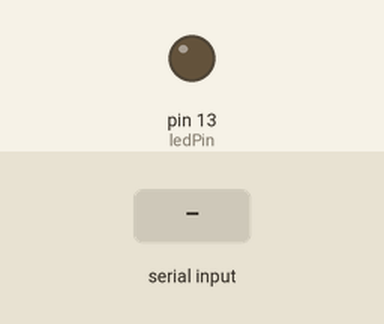
Bench run of a sketch on a simulated Arduino Uno, built with avr-gcc and run on an emulated ATmega328P. On the bench: output pins drawn as LEDs (lit = HIGH). Dashed ring = blinking. The test bench sets the inputs (shaded band). Random numbers use the default seed unless the sketch sets one.

Above: at 1.2 s.
1.3 s: "90,45\n" received over Serial
At 2.1 s:
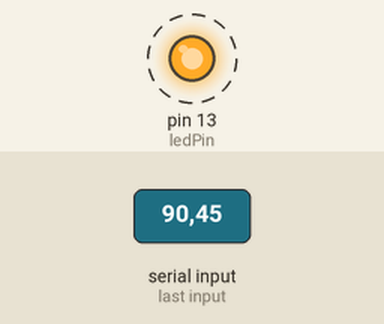
Timing chart, 0 to 10.3 s (numbered marks = the images above; inputs shaded):
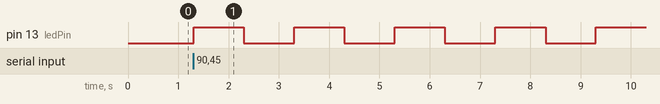

The sketch:

sketch_aug4a.ino
```cpp
const int ledPin = 13; // LED connected to digital pin 13

void setup() {
  pinMode(ledPin, OUTPUT); // Set the LED pin as output
  Serial.begin(9600);      // Start serial communication at 9600 baud
}

void loop() {
  if (Serial.available() > 0) {     // Check if data is available to read
    int blinkTimes = Serial.parseInt(); // Read the number from the serial buffer

    // Blink the LED the specified number of times
    for (int i = 0; i < blinkTimes; i++) {
      digitalWrite(ledPin, HIGH);  // Turn the LED on
      delay(1000);                 // Wait for 1 second
      digitalWrite(ledPin, LOW);   // Turn the LED off
      delay(1000);                 // Wait for 1 second
    }

    // Send a random number back to the Python script
    int randomNumber = random(1, 10);
    Serial.println(randomNumber);
  }
}
```

Measured:
- after the input at 1.3 s, pin 13 (ledPin): alternates HIGH for 1.0 s and LOW for 1.0 s, starting at once
